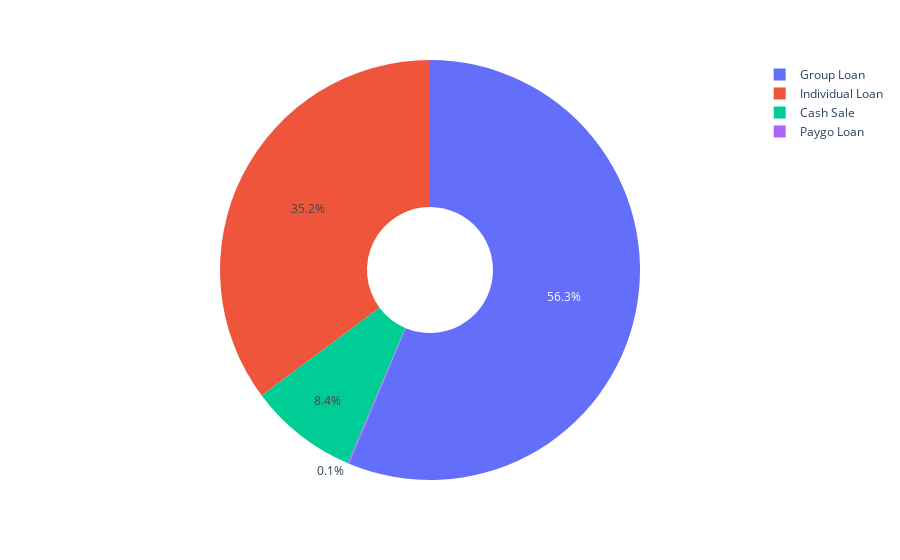

Notebook code cell kept with this figure:
### Markdown cell above
###### a) Get the most popular loan type.

This was achieved by counting the most popular loan types. **Group loans** where most popular loans (**56%**) followed by **individual loans** (**35%**). 

**Kindly note the chart is interactive, and you can download png file of the chart to embed in a report**

### Code cell
#Plot Pie chart - Plotly
import plotly.express as px
dd3  = dd.groupby(['loan_type']).size().reset_index(name  = 'counts')
dd3 = dd3.sort_values(by = ["counts"],ascending=False)

#Draw plotly
fig =px.pie(dd3, values='counts', names='loan_type',hole=.3)
fig.show()

### Figure 1 — Plotly figure (JSON) as saved in the notebook; plotly's stock layout.template omitted (floating-point values rounded to 4 significant figures)
{"data": [{"domain": {"x": [0, 1], "y": [0, 1]}, "hole": 0.3, "hovertemplate": "loan_type=%{label}<br>counts=%{value}<extra></extra>", "labels": ["Group Loan", "Individual Loan", "Cash Sale", "Paygo Loan"], "legendgroup": "", "name": "", "showlegend": true, "type": "pie", "values": [563, 352, 84, 1]}], "layout": {"legend": {"tracegroupgap": 0}, "margin": {"t": 60}}}
